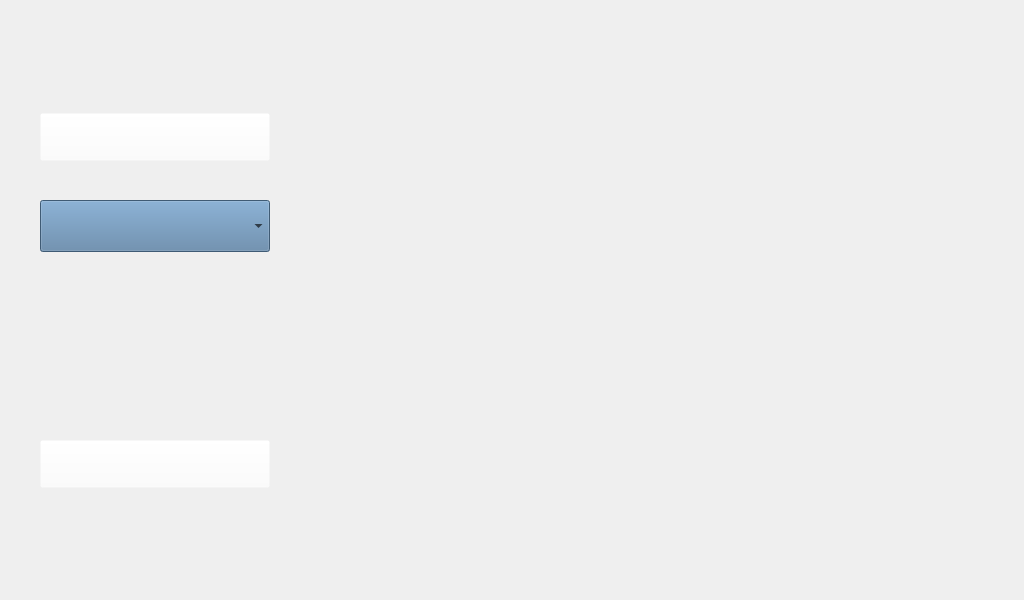
<?xml version="1.0" encoding="UTF-8"?>
<ui version="4.0">
 <class>MainWindow</class>
 <widget class="QMainWindow" name="MainWindow">
  <property name="geometry">
   <rect>
    <x>0</x>
    <y>0</y>
    <width>1024</width>
    <height>600</height>
   </rect>
  </property>
  <property name="minimumSize">
   <size>
    <width>1024</width>
    <height>600</height>
   </size>
  </property>
  <property name="maximumSize">
   <size>
    <width>1024</width>
    <height>600</height>
   </size>
  </property>
  <property name="windowTitle">
   <string>MainWindow</string>
  </property>
  <widget class="QWidget" name="centralwidget">
   <widget class="QLabel" name="label">
    <property name="geometry">
     <rect>
      <x>0</x>
      <y>0</y>
      <width>1024</width>
      <height>600</height>
     </rect>
    </property>
    <property name="minimumSize">
     <size>
      <width>1024</width>
      <height>600</height>
     </size>
    </property>
    <property name="maximumSize">
     <size>
      <width>1024</width>
      <height>600</height>
     </size>
    </property>
    <property name="text">
     <string/>
    </property>
    <property name="pixmap">
     <pixmap>Gerar Gráfico.png</pixmap>
    </property>
    <property name="scaledContents">
     <bool>false</bool>
    </property>
   </widget>
   <widget class="QPushButton" name="pushButton">
    <property name="enabled">
     <bool>true</bool>
    </property>
    <property name="geometry">
     <rect>
      <x>40</x>
      <y>113</y>
      <width>230</width>
      <height>48</height>
     </rect>
    </property>
    <property name="cursor">
     <cursorShape>PointingHandCursor</cursorShape>
    </property>
    <property name="styleSheet">
     <string notr="true">background-color:rgba(255, 255, 255, 0)</string>
    </property>
    <property name="text">
     <string/>
    </property>
   </widget>
   <widget class="QPushButton" name="pushButton_3">
    <property name="enabled">
     <bool>true</bool>
    </property>
    <property name="geometry">
     <rect>
      <x>40</x>
      <y>440</y>
      <width>230</width>
      <height>48</height>
     </rect>
    </property>
    <property name="cursor">
     <cursorShape>PointingHandCursor</cursorShape>
    </property>
    <property name="styleSheet">
     <string notr="true">background-color:rgba(255, 255, 255, 0)</string>
    </property>
    <property name="text">
     <string/>
    </property>
   </widget>
   <widget class="QComboBox" name="comboBox">
    <property name="geometry">
     <rect>
      <x>40</x>
      <y>200</y>
      <width>230</width>
      <height>52</height>
     </rect>
    </property>
    <property name="styleSheet">
     <string notr="true">background-color:rgb(88, 127, 164)</string>
    </property>
   </widget>
   <widget class="QWidget" name="analizarDados" native="true">
    <property name="geometry">
     <rect>
      <x>361</x>
      <y>117</y>
      <width>647</width>
      <height>366</height>
     </rect>
    </property>
   </widget>
  </widget>
 </widget>
 <resources/>
 <connections/>
</ui>
